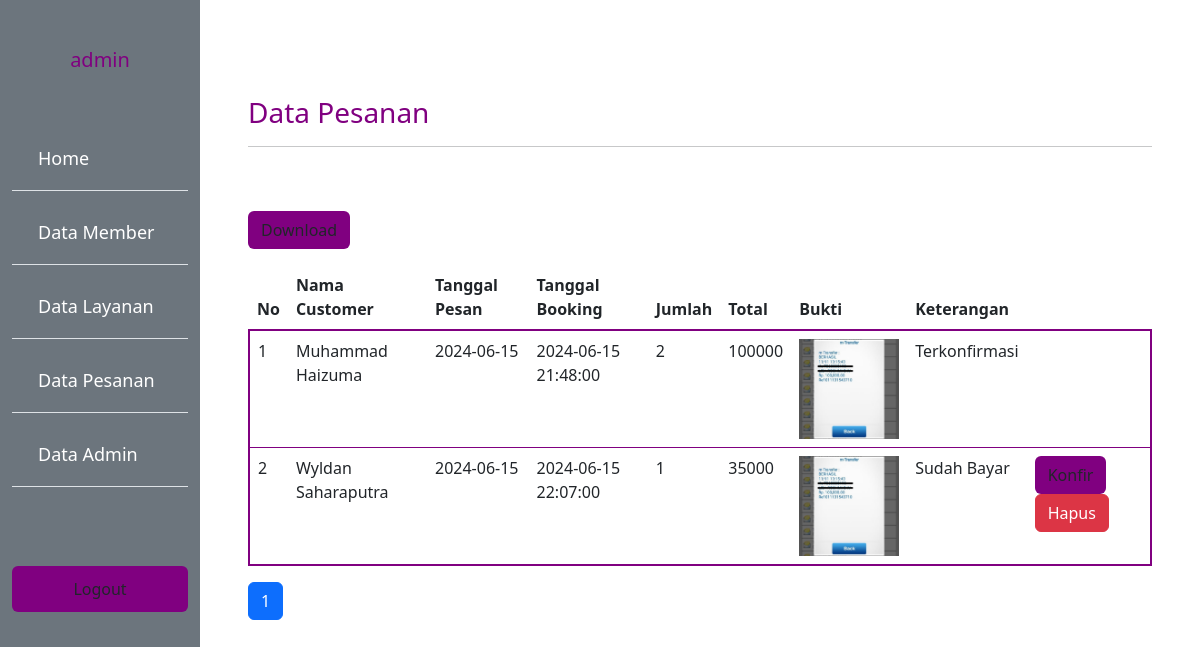
Screenshot of /admin/pesan.php (signed in) with the database file from the repository.
### tables this page shows
CREATE TABLE `booking_barber` (
  `barber_id_booking` int(11) NOT NULL,
  `barber_id_user` int(11) NOT NULL,
  `barber_id_layanan` int(11) NOT NULL,
  `barber_tanggal_pesan` date NOT NULL DEFAULT current_timestamp(),
  `barber_lama_booking` int(11) NOT NULL,
  `barber_jam_mulai` datetime NOT NULL,
  `barber_jam_habis` datetime NOT NULL,
  `barber_harga` int(11) NOT NULL,
  `barber_total` int(11) NOT NULL
);

CREATE TABLE `user_barber` (
  `barber_id_user` int(11) NOT NULL,
  `barber_email` varchar(50) NOT NULL,
  `barber_password` varchar(32) NOT NULL,
  `barber_no_handphone` varchar(20) NOT NULL,
  `barber_jenis_kelamin` varchar(10) NOT NULL,
  `barber_nama_lengkap` varchar(60) NOT NULL,
  `barber_alamat` text NOT NULL,
  `barber_foto` text NOT NULL
);

CREATE TABLE `bayar_barber` (
  `barber_id_bayar` int(11) NOT NULL,
  `barber_id_booking` int(11) NOT NULL,
  `barber_bukti` text NOT NULL,
  `barber_tanggal_upload` date NOT NULL DEFAULT current_timestamp(),
  `barber_konfirmasi` varchar(50) NOT NULL DEFAULT 'Belum'
);

### functions.php (called while the page is built, shortened)
<?php
$conn = mysqli_connect("localhost", "root", "", "barber");
function query($query)
{
  global $conn;
  $result = mysqli_query($conn, $query);
  $rows = [];
  while ($row = mysqli_fetch_assoc($result)) {
    $rows[] = $row;
  }
  return $rows;
}

### admin/pesan.php (the view, shortened to what this page needs)
<?php
require "../functions.php";
$jmlHalamanPerData = 3;
$jumlahData = count(query("SELECT booking_barber.barber_id_booking,user_barber.barber_nama_lengkap,booking_barber.barber_tanggal_pesan,booking_barber.barber_jam_mulai,booking_barber.barber_lama_booking,booking_barber.barber_total,bayar_barber.barber_bukti,bayar_barber.barber_konfirmasi
FROM booking_barber
JOIN user_barber ON booking_barber.barber_id_user = user_barber.barber_id_user
JOIN bayar_barber ON booking_barber.barber_id_booking = bayar_barber.barber_id_booking"));
$jmlHalaman = ceil($jumlahData / $jmlHalamanPerData);
if (isset($_GET["halaman"])) {
  $halamanAktif = $_GET["halaman"];
} else {
  $halamanAktif = 1;
}
$awalData = ($jmlHalamanPerData * $halamanAktif) - $jmlHalamanPerData;
$pesan = query("SELECT booking_barber.barber_id_booking,user_barber.barber_nama_lengkap,booking_barber.barber_tanggal_pesan,booking_barber.barber_jam_mulai,booking_barber.barber_lama_booking,booking_barber.barber_total,bayar_barber.barber_bukti,bayar_barber.barber_konfirmasi
FROM booking_barber
JOIN user_barber ON booking_barber.barber_id_user = user_barber.barber_id_user
JOIN bayar_barber ON booking_barber.barber_id_booking = bayar_barber.barber_id_booking LIMIT $awalData, $jmlHalamanPerData");
?>
<!DOCTYPE html>
<html lang="en">
<head>
  <link rel="stylesheet" href="../style.css">
  <link rel="stylesheet" href="https://cdn.datatables.net/1.13.4/css/jquery.dataTables.css" />
  <link href="https://cdn.jsdelivr.net/npm/bootstrap@5.3.0-alpha1/dist/css/bootstrap.min.css" rel="stylesheet">
</head>
<body>
  <div class="container-fluid">
    <div class="row min-vh-100">
      <div class="sidebar col-2 bg-secondary">
        <h5 class="mt-5 judul text-center"><?= $_SESSION["username"]; ?></h5>
        <ul class="list-group list-group-flush">
          <li class="list-group-item bg-transparent"><a href="home.php">Home</a></li>
          <li class="list-group-item bg-transparent"><a href="member.php">Data Member</a></li>
          <li class="list-group-item bg-transparent"><a href="layanan.php">Data Layanan</a></li>
          <li class="list-group-item bg-transparent"><a href="pesan.php">Data Pesanan</a></li>
          <li class="list-group-item bg-transparent"><a href="admin.php">Data Admin</a></li>
          <li class="list-group-item bg-transparent"></li>
        </ul>
        <a href="../logout.php" class="mt-5 btn btn-inti text-dark">Logout</a>
      </div>
      <div class="col-10 p-5 mt-5">
        <h3 class="judul">Data Pesanan</h3>
        <hr>
        <a href="export.php" class="btn btn-inti mt-5">Download</a>
        <table class="table table-hover mt-3">
          <thead class="table-inti">
            <tr>
              <th scope="col">No</th>
              <th scope="col">Nama Customer</th>
              <th scope="col">Tanggal Pesan</th>
              <th scope="col">Tanggal Booking</th>
              <th scope="col">Jumlah</th>
              <th scope="col">Total</th>
              <th scope="col">Bukti</th>
              <th scope="col">Keterangan</th>
              <th scope="col"></th>
            </tr>
          </thead>
          <tbody class="text">
            <?php $i = 1; ?>
            <?php foreach ($pesan as $row) : ?>
              <tr>
                <td><?= $i++; ?></td>
                <td><?= $row["barber_nama_lengkap"]; ?></td>
                <td><?= $row["barber_tanggal_pesan"]; ?></td>
                <td><?= $row["barber_jam_mulai"]; ?></td>
                <td><?= $row["barber_lama_booking"]; ?></td>
                <td><?= $row["barber_total"]; ?></td>
                <td><img src="../img/<?= $row["barber_bukti"]; ?>" width="100" height="100"></td>
                <td><?= $row["barber_konfirmasi"]; ?></td>
                <td>
                  <?php
                  $id_booking = $row["barber_id_booking"];
                  if ($row["barber_konfirmasi"] == "Terkonfirmasi") {
                    echo '';
                  } else {
                    echo ' <button type="button" class="btn btn-inti" data-bs-toggle="modal" data-bs-target="#konfirmasiModal' . $id_booking . '">
                    Konfir
                  </button>
                  <button type="button" class="btn btn-danger" data-bs-toggle="modal" data-bs-target="#hapusModal' . $id_booking . '">
                    Hapus
                  </button>
                  ';
                  }
                  ?>
                </td>
              </tr>
            <?php endforeach; ?>
          </tbody>
        </table>
        <ul class="pagination">
          <?php for ($i = 1; $i <= $jmlHalaman; $i++) : ?>
            <?php if ($i == $halamanAktif) : ?>
              <li class="page-item active"><a class="page-link" href="?halaman=<?= $i; ?>"><?= $i; ?></a></li>
            <?php else : ?>
              <li class="page-item "><a class="page-link" href="?halaman=<?= $i; ?>"><?= $i; ?></a></li>
            <?php endif; ?>
          <?php endfor; ?>
        </ul>
      </div>
</body>
</html>

### style.css (style rules this page uses)
:root { --primary: #800080; --hover: #800080; --bg: #eeeeee; }
.table-inti { background-color: var(--primary); }
.judul { color: var(--primary); }
.text { border: 2px solid var(--primary); border-radius: 8px; background-color: var(--bg); }
.btn-inti { background-color: var(--primary) !important; }
.sidebar ul { list-style: none; margin-top: 50px; }
.sidebar li { color: white; text-decoration: none; font-size: 18px; margin: 5px 0; }
.sidebar a { display: block; color: white; padding: 10px; text-decoration: none; }

### rows the page displays
booking_barber: user_barber.barber_nama_lengkap "Muhammad Haizuma", barber_tanggal_pesan "2024-06-15", barber_jam_mulai "2024-06-15 21:48:00", barber_lama_booking "2", barber_total "100000", bayar_barber.barber_bukti (picture), bayar_barber.barber_konfirmasi "Terkonfirmasi"
booking_barber: user_barber.barber_nama_lengkap "Wyldan Saharaputra", barber_tanggal_pesan "2024-06-15", barber_jam_mulai "2024-06-15 22:07:00", barber_lama_booking "1", barber_total "35000", bayar_barber.barber_bukti (picture), bayar_barber.barber_konfirmasi "Sudah Bayar"

### other values shown
$_SESSION["username"] "admin"
